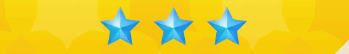
#> input picture scripts/sv/large-stars/3-e.png, 349 x 54 px
$ python -i fixed_shiny.py   (imports and definitions only)
#> lines starting #> are read from the running program, lines starting #| are printed output that depends on the picture
from __future__ import annotations

import argparse
import os
import time

import cv2
import numpy
import serial

from scripts.engine import always_matches
from scripts.engine import do
from scripts.engine import make_vid
from scripts.engine import match_text
from scripts.engine import Point
from scripts.engine import Press
from scripts.engine import run
from scripts.engine import SERIAL_DEFAULT
from scripts.engine import States
from scripts.engine import Wait
from scripts.sv._pixels import world_matches


# [27 lines left out: function crop_count, not called in this run]


def nonshiny_matches(frame: numpy.ndarray) -> bool:
    tl = Point(y=170, x=438).norm(frame.shape)
    br = Point(y=281, x=660).norm(frame.shape)
    crop = frame[tl.y:br.y, tl.x:br.x]
    cv2.imwrite('crop.png', crop)
    os.makedirs('crops', exist_ok=True)
    cv2.imwrite(f'crops/crop-{int(time.time())}.png', crop)
    count = crop_count(crop, store=True)
    print(f'matched pixels: {count}')
    return count >= 340


# [68 lines left out: function main, not called in this run]


# [2 lines not run here, left out]

>>> import cv2
>>> picture = cv2.imread('large-stars/3-e.png', cv2.IMREAD_GRAYSCALE)
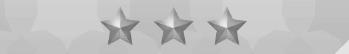
#> picture: shape (54, 349); min 112, max 235, mean 193.4
#> (the run stopped early here; a loop or call above may not have finished)

$ run again, on scripts/sv/large-stars/5-e.png
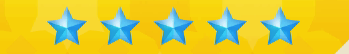
#> input picture scripts/sv/large-stars/5-e.png, 349 x 54 px
#> `picture = cv2.imread('large-stars/3-e.png', cv2.IMREAD_GRAYSCALE)`:
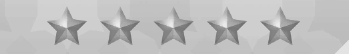
#> picture: shape (54, 349); min 112, max 235, mean 189.9

$ run again, on scripts/sv/large-stars/3-v.png
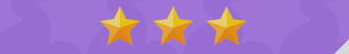
#> input picture scripts/sv/large-stars/3-v.png, 349 x 54 px
#> `picture = cv2.imread('large-stars/3-e.png', cv2.IMREAD_GRAYSCALE)`:
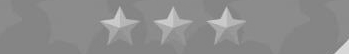
#> picture: shape (54, 349); min 118, max 228, mean 140.3
